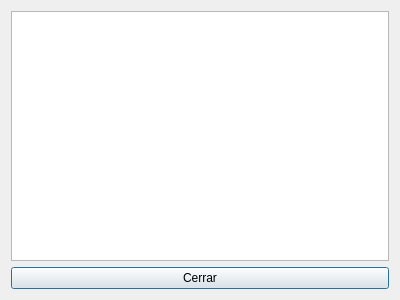
<?xml version="1.0" encoding="UTF-8"?>
<ui version="4.0">
 <class>DispositivosWindow</class>
 <widget class="QDialog" name="DispositivosWindow">
  <property name="geometry">
   <rect>
    <x>0</x>
    <y>0</y>
    <width>400</width>
    <height>300</height>
   </rect>
  </property>
  <property name="windowTitle">
   <string>Dispositivos montados</string>
  </property>
  <layout class="QVBoxLayout" name="verticalLayout">
   <item>
    <widget class="QPlainTextEdit" name="plainTextEdit">
     <property name="enabled">
      <bool>true</bool>
     </property>
     <property name="tabChangesFocus">
      <bool>false</bool>
     </property>
     <property name="readOnly">
      <bool>true</bool>
     </property>
    </widget>
   </item>
   <item>
    <widget class="QPushButton" name="pushButton">
     <property name="toolTip">
      <string>&lt;html&gt;&lt;head/&gt;&lt;body&gt;&lt;p&gt;Cierra esta ventana.&lt;/p&gt;&lt;/body&gt;&lt;/html&gt;</string>
     </property>
     <property name="text">
      <string>Cerrar</string>
     </property>
     <property name="default">
      <bool>true</bool>
     </property>
    </widget>
   </item>
  </layout>
 </widget>
 <resources/>
 <connections>
  <connection>
   <sender>pushButton</sender>
   <signal>clicked()</signal>
   <receiver>DispositivosWindow</receiver>
   <slot>close()</slot>
   <hints>
    <hint type="sourcelabel">
     <x>248</x>
     <y>282</y>
    </hint>
    <hint type="destinationlabel">
     <x>397</x>
     <y>267</y>
    </hint>
   </hints>
  </connection>
 </connections>
</ui>
